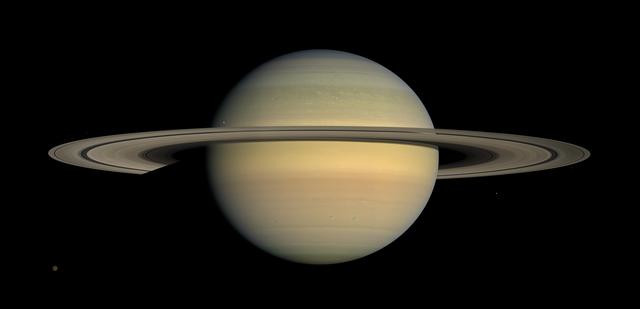
//> input picture basic_test/saturn.jpg, 640 x 309 px
$ ./main ../basic_test/saturn.jpg   (built with g++ and OpenCV 4)
//> lines starting //> are read from the running program, lines starting //| are printed output that depends on the picture; after the words box and inside, x2 and y2 are one past the last pixel; in counts of white or black regions, pixels touching at a corner belong together

#include "opencv2/imgproc.hpp"
#include "opencv2/highgui.hpp"

#include <iostream>

using namespace cv;

Mat src, src_gray;
Mat dst, detected_edges;
int lowThreshold = 0;
const int max_lowThreshold = 100;
const int ratio = 3;
const int kernel_size = 3;
const char* window_name = "Edge Map";

static void CannyThreshold(int, void*) {
    blur( src_gray, detected_edges, Size(3,3) );
    Canny( detected_edges, detected_edges, lowThreshold, lowThreshold*ratio, kernel_size );
    dst = Scalar::all(0);
    src.copyTo( dst, detected_edges);
    imshow( window_name, dst );
}

int main( int argc, char** argv )
{
    CommandLineParser parser( argc, argv, "{@input | fruits.jpg | input image}" );
    src = imread( samples::findFile( parser.get<String>( "@input" ) ), IMREAD_COLOR ); // Load an image
//> src is the input picture: 309 rows x 640 cols, CV_8UC3; mean B, G, R 23.7, 30.6, 33.4

    if( src.empty() ) {
        std::cout << "Could not open or find the image!\n" << std::endl;
        std::cout << "Usage: " << argv[0] << " <Input image>" << std::endl;
        return -1;
    }

    dst.create( src.size(), src.type() );
    cvtColor( src, src_gray, COLOR_BGR2GRAY );
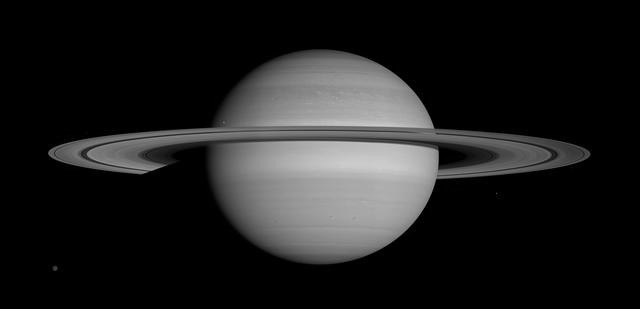
//> src_gray: 309 rows x 640 cols, CV_8UC1; min 0, max 207, mean 30.7
    namedWindow( window_name, WINDOW_AUTOSIZE );
    createTrackbar( "Min Threshold:", window_name, &lowThreshold, max_lowThreshold, CannyThreshold );
    CannyThreshold(0, 0);
//> in CannyThreshold, `Canny( detected_edges, detected_edges, lowThreshold, lowThreshold*rati..`:
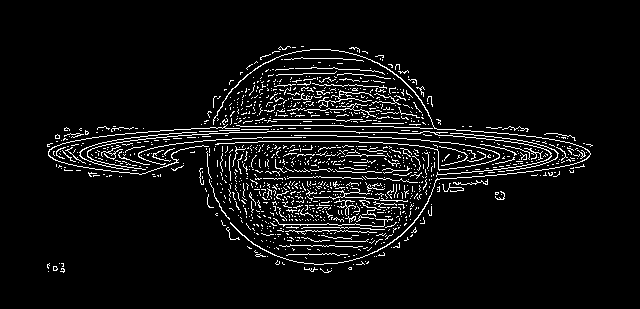
//> detected_edges: 309 rows x 640 cols, CV_8UC1; 5.9% white in thin lines or dots, all inside (x1, y1, x2, y2) = (47, 46, 593, 273)
//> in CannyThreshold, `src.copyTo( dst, detected_edges);`:
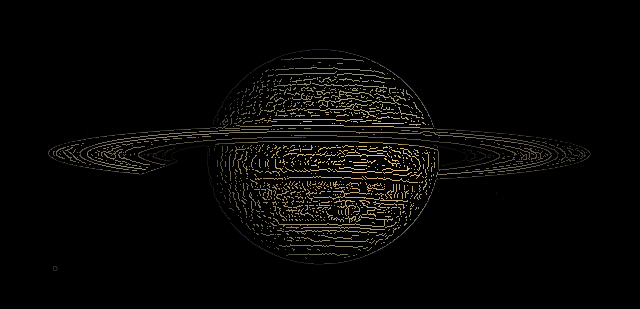
//> dst: 309 rows x 640 cols, CV_8UC3; mean B, G, R 4.9, 6.3, 6.9
    waitKey(0);

    return 0;
}
